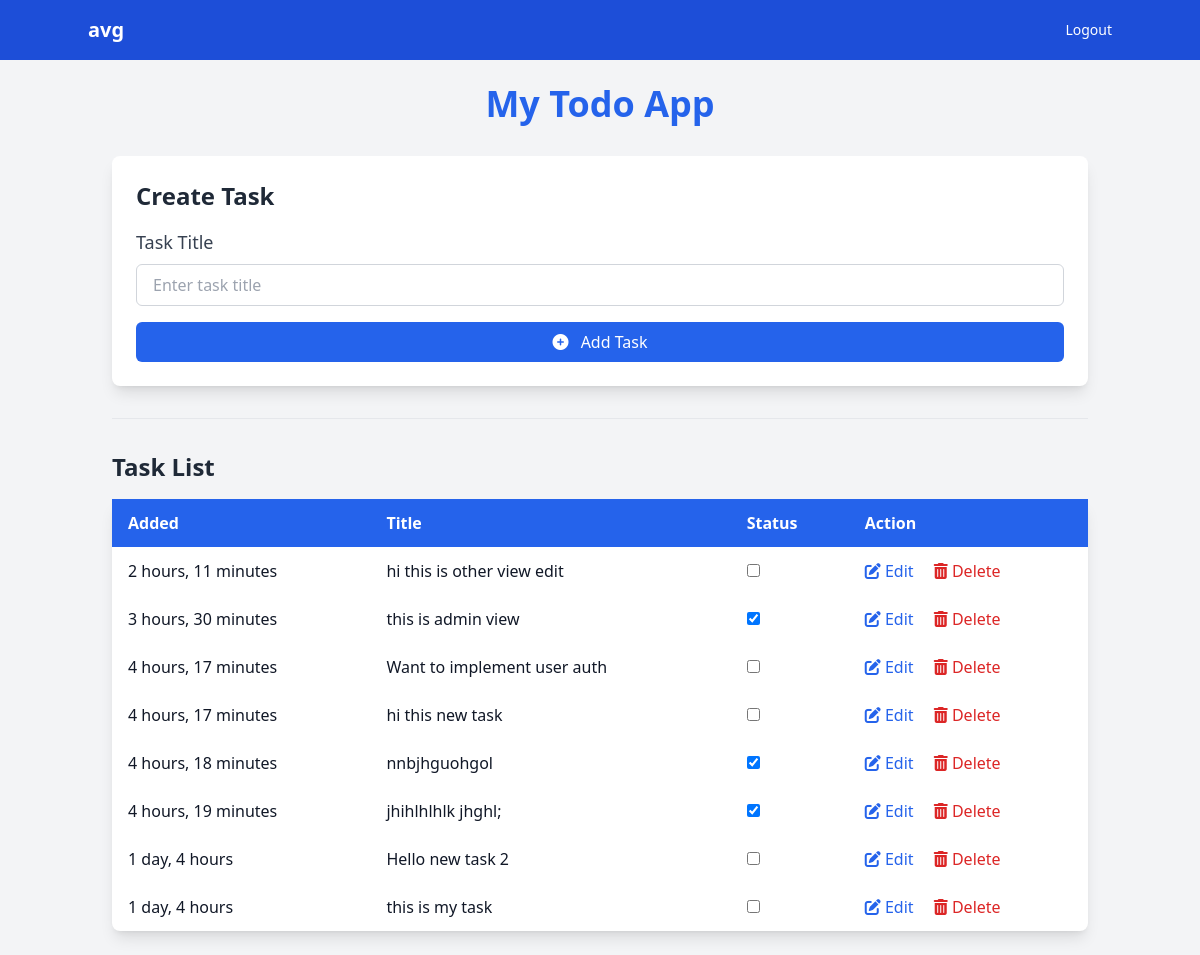
The app's page / (signed in) with its own data.
### todoapp/models.py (models this page shows)
class Task(models.Model):
    title = models.CharField(max_length=200)
    completed = models.BooleanField(default=False)
    created_at = models.DateTimeField(auto_now_add=True)
    user = models.ForeignKey(settings.AUTH_USER_MODEL, on_delete=models.CASCADE)

### todoapp/views.py (the view)
# urls.py: path('', views.index, name="home"),
@login_required
def index(request):
    tasks = Task.objects.filter(user = request.user)
    context = {
        'tasks': tasks
    }
    return render(request, 'index.html', context=context)

### todoapp/templates/index.html (shortened to what this page needs)
<!DOCTYPE html>
<html lang="en">
<head>
    <script src="https://cdn.tailwindcss.com"></script>
    <link href="https://cdnjs.cloudflare.com/ajax/libs/font-awesome/6.0.0-beta3/css/all.min.css" rel="stylesheet">
</head>
<body class="bg-gray-100 text-gray-900 font-sans">
    <header class="bg-blue-700 text-white p-4">
        <div class="container mx-auto flex justify-between items-center">
            <span class="text-xl font-semibold">{{ user.username }}</span>
            <a href="{% url 'logout' %}" class="text-sm hover:underline">Logout</a>
        </div>
    </header>
    <div class="container mx-auto p-6">
        <h1 class="text-4xl font-bold text-center text-blue-600 mb-8">My Todo App</h1>
        <div class="bg-white p-6 rounded-lg shadow-lg mb-8">
            <h3 class="text-2xl font-semibold mb-4 text-gray-800">Create Task</h3>
            <form action="{% url 'create_todo' %}" method="post" class="space-y-4">
                <div class="flex flex-col">
                    <label for="title" class="text-lg font-medium mb-2 text-gray-700">Task Title</label>
                    <input type="text" name="title" id="title" placeholder="Enter task title"
                        class="px-4 py-2 border border-gray-300 rounded-md focus:outline-none focus:ring-2 focus:ring-blue-600">
                </div>
                <button type="submit" class="w-full py-2 bg-blue-600 text-white rounded-md hover:bg-blue-700 transition">
                    <i class="fas fa-plus-circle mr-2"></i> Add Task
                </button>
            </form>
        </div>
        <hr class="my-8">
        <h3 class="text-2xl font-semibold mb-4 text-gray-800">Task List</h3>
        <table class="min-w-full bg-white rounded-lg shadow-lg border-separate border-spacing-0">
            <thead class="bg-blue-600 text-white">
                <tr>
                    <th class="py-3 px-4 text-left">Added</th>
                    <th class="py-3 px-4 text-left">Title</th>
                    <th class="py-3 px-4 text-left">Status</th>
                    <th class="py-3 px-4 text-left">Action</th>
                </tr>
            </thead>
            <tbody>
                {% for task in tasks reversed %}
                <tr class="border-b border-gray-200 hover:bg-gray-50">
                    <td class="py-3 px-4">{{ task.created_at|timesince }}</td>
                    <td class="py-3 px-4">{{ task.title }}</td>
                    <td class="py-3 px-4">
                        <input type="checkbox" name="completed" id="{{ task.id }}" {% if task.completed %}checked{% endif %}
                            class="cursor-pointer transition duration-300 transform hover:scale-110">
                    </td>
                    <td class="py-3 px-4">
                        <a href="{% url 'update_todo' task.id %}" class="text-blue-600 hover:underline">
                            <i class="fas fa-edit"></i> Edit
                        </a>
                        <a href="{% url 'delete_todo' task.id %}" class="text-red-600 hover:underline ml-4">
                            <i class="fas fa-trash-alt"></i> Delete
                        </a>
                    </td>
                </tr>
                {% endfor %}
            </tbody>
        </table>
    </div>
</body>
</html>

### records on screen
Task: created_at "2 hours, 11 minutes", title "hi this is other view edit"
Task: created_at "3 hours, 30 minutes", title "this is admin view", completed "☑"
Task: created_at "4 hours, 17 minutes", title "Want to implement user auth"
Task: created_at "4 hours, 17 minutes", title "hi this new task"
Task: created_at "4 hours, 18 minutes", title "nnbjhguohgol", completed "☑"
Task: created_at "4 hours, 19 minutes", title "jhihlhlhlk jhghl;", completed "☑"
Task: created_at "1 day, 4 hours", title "Hello new task 2"
Task: created_at "1 day, 4 hours", title "this is my task"

### other values on screen
{{ user.username }} "avg"
